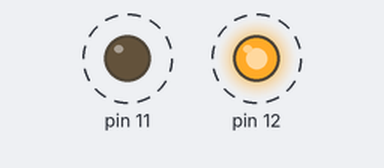
Recording of a sketch running on a simulated Arduino Uno, built with avr-gcc and run on an emulated ATmega328P. Parts: output pins drawn as LEDs (lit = HIGH). Dashed ring = blinking.

Above: at 0.5 s.
Timing chart, 0 to 4.6 s (numbered marks = the images above):
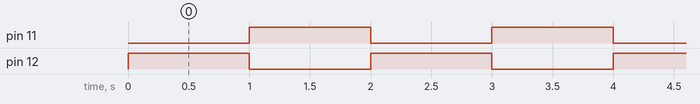

Measured:
- by itself, pin 11, pin 12: alternates HIGH for 1.0 s and LOW for 1.0 s

The sketch:

job8.ino
```cpp
// C++ code
//
int i = 0;

void setup()
{
  pinMode(12, OUTPUT);
  pinMode(11, OUTPUT);
}

void loop()
{
  digitalWrite(12, HIGH);
  digitalWrite(11, LOW);
  delay(1000); // Wait for 1000 millisecond(s)
  digitalWrite(11, HIGH);
  digitalWrite(12, LOW);
  delay(1000); // Wait for 1000 millisecond(s)
}
```
